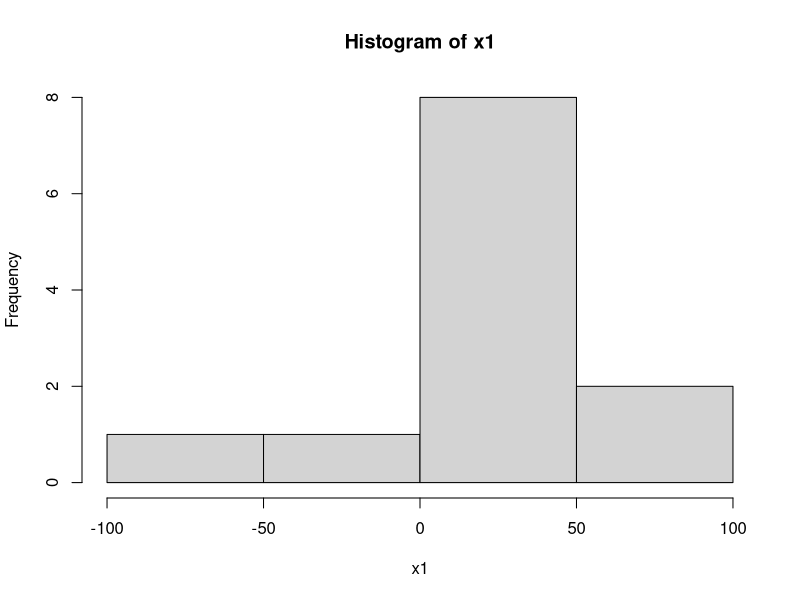
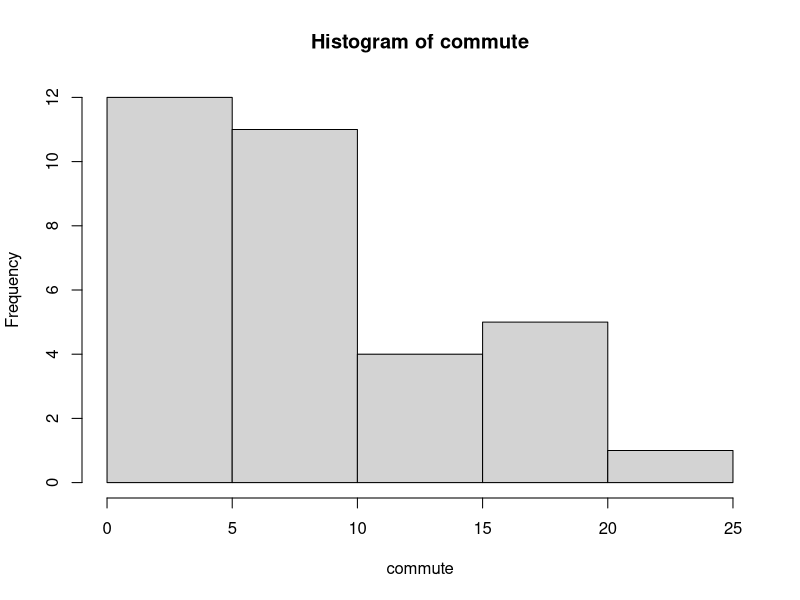

These figures' R source, in order: (Note: this script raises an error after producing the figures.)
## ---- chunk 1
N <- 50
k <- 5

W <- 2000

ms1 <- 116.3
ms2 <- W/(N-k)
Fr <- ms1/ms2
bw <- ms1 * (k-1)
total <- bw + W

## ---- chunk 2

R <- c(1:12)
Low <- c(5, 7, 9, 11, 13, 8, 10, 34, 17, 50, 17, 25)
High <- c(25, 24, 8, 2, 11, 10, 10, 66, 113, 1, 3, 5)

income <- c(Low, High)
group <- c(rep("Low",12),rep("High",12))

df <- data.frame(income,group)

s <- oneway.test(income~group, data = df,var.equal = TRUE)
s
summary(s)
str(s) 
print(s$p.value)

if(s$p.value > .10){
  print("We cannot reject the null hypothesis.")
} else {
  print("We reject the null hypothesis.")
}


## ---- chunk 3
x1 <- rnorm(n = 12, mean = 17.7, sd = 33.45)
hist(x1)
shapiro.test(x1)
## ---- chunk 4
n <- 30
sd <- 29.2
total <- (n - 1)*sd^2
within <- ((12-1)*36.2^2) + ((10-1)*20.3^2) + ((8-1)*21.4^2)
between <- total - within
betweenmeansq <- between/2
withinmeansq <- within/27
Fstat <- betweenmeansq/withinmeansq
Fstat

crit <- qf(.95, df1=2, df2=27)
crit

if(Fstat < 3.354){
  print("We cannot reject the null hypothesis.")
} else {
  print("We reject the null hypothesis.")
}

## ---- chunk 5
A <- c(23.1, 13.3, 15.6, 1.2)
B <- c(43.1, 10.2, 16.2, 0.2)
C <- c(56.5, 32.1, 43.3, 24.4)
D <- c(10002.3, 54.4, 8.7, 54.4)

columns <- c(A, B, C, D)
group <- c(rep("A",4),rep("B",4),rep("C",4), rep("D", 4))

df <- data.frame(columns, group)


x <- kruskal.test(columns ~ group, data = df)
str(x)

if(x$p.value > .05){
  print("We cannot reject the null hypothesis.")
} else {
  print("We reject the null hypothesis.")
}
## ---- chunk 6
## This is the script to generate the table. Do not write your answer inside in this block.
Observations <- seq(1:11)
Low <- c(5,4,1,2,3,10,6,6,4,12,11)
Medium <- c(10,10,8,6,5,3,16,20,7,3,2)
High <- c(8,11,15,19,21,7,7,4,3,17,18)

df <- data.frame(Observations,Low,Medium,High)
library(knitr)
kable(df)
## ---- chunk 7
Observations <- seq(1:11)
Low <- c(5,4,1,2,3,10,6,6,4,12,11)
Medium <- c(10,10,8,6,5,3,16,20,7,3,2)
High <- c(8,11,15,19,21,7,7,4,3,17,18)

commute <- c(Low, Medium, High)
group <- c(rep("Low",11), rep ("Medium", 11), rep("High",11))

df <- data.frame(commute,group)

s <- oneway.test(commute~group,data = df,var.equal = TRUE)
s
if(s$p.value > .05){
  print("We cannot reject the null hypothesis.")
} else {
  print("We reject the null hypothesis.")
}

hist(commute)
## ---- chunk 8
Observations <- seq(1:11)
Low <- c(5,4,1,2,3,10,6,6,4,12,11)
Medium <- c(10,10,8,6,5,3,16,20,7,3,2)
High <- c(8,11,15,19,21,7,7,4,3,17,18)

if (!require(car)) {install.packages("car")}
library(reshape2)
library(car)

sample <- as.data.frame(cbind(Low, Medium, High))
dataset <- melt(sample)
library(knitr)
kable(dataset)
t <- leveneTest(value ~ variable, dataset)
t

if(t$`Pr(>F)` > .05){
  print("We cannot reject the null hypothesis.")
} else {
  print("We reject the null hypothesis.")
}

## ---- chunk 9
n <- 40
sd <- 1.2
total <- (n - 1)*sd^2
within <- ((10-1)*1.0^2) + ((15-1)*1.1^2) + ((15-1)*1.2^2)
between <- total - within
betweenmeansq <- between/2
withinmeansq <- within/37
Fstat <- betweenmeansq/withinmeansq
Fstat

crit <- qf(.95, df1=2, df2=37)
crit

if(Fstat < 3.251){
  print("We cannot reject the null hypothesis.")
} else {
  print("We reject the null hypothesis.")
}
